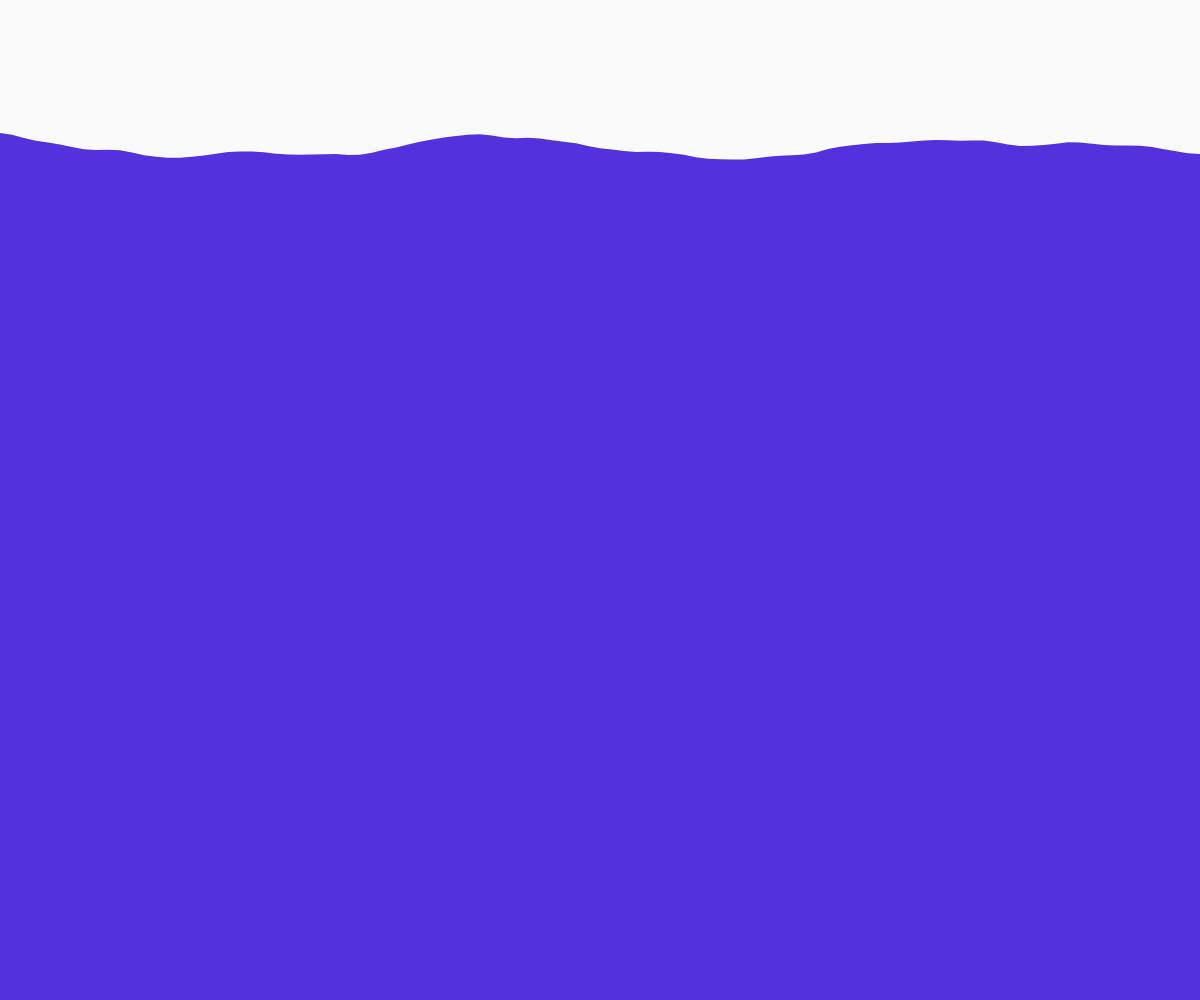
Frame 1 (no input)
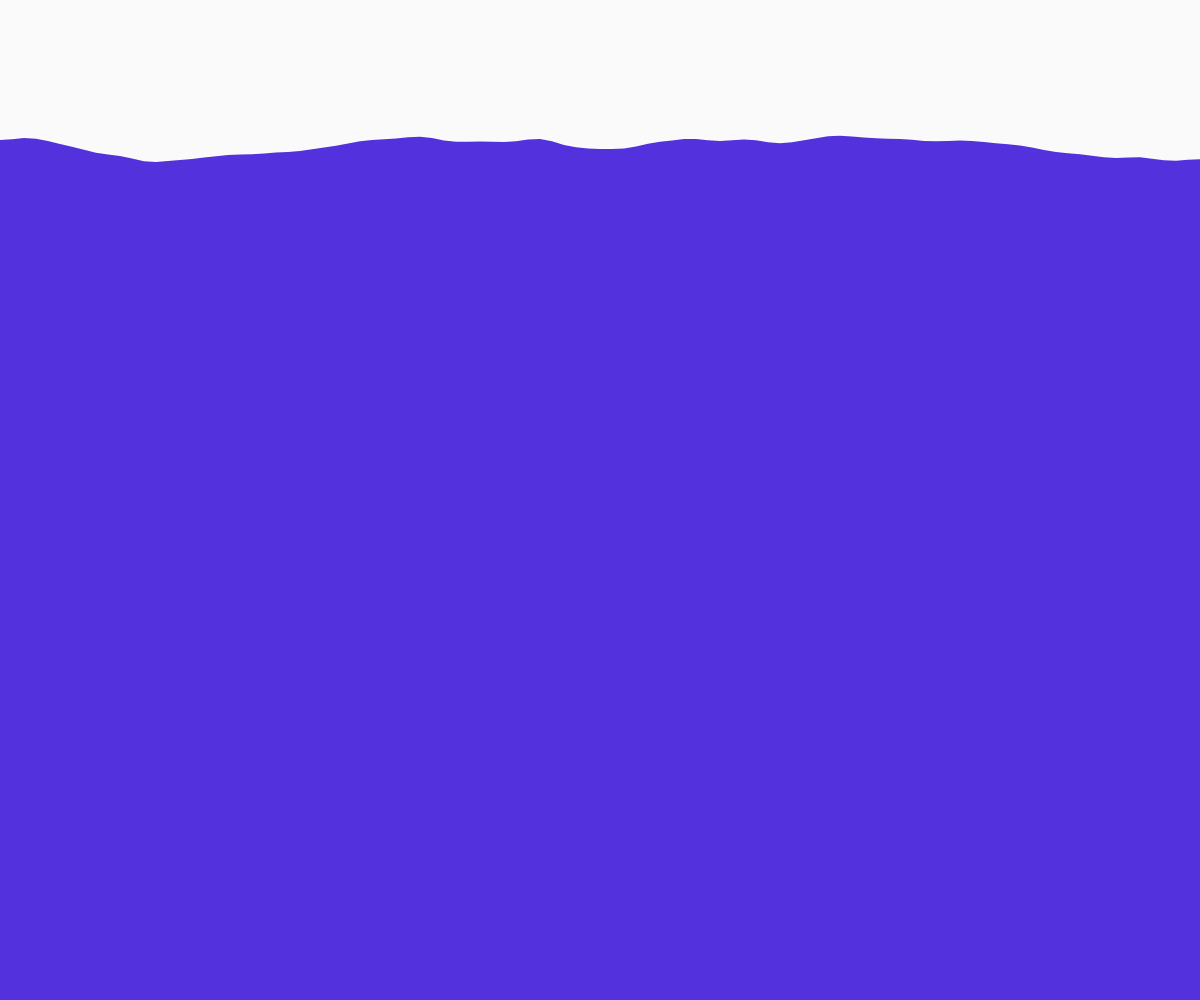
Frame 60 (no input)
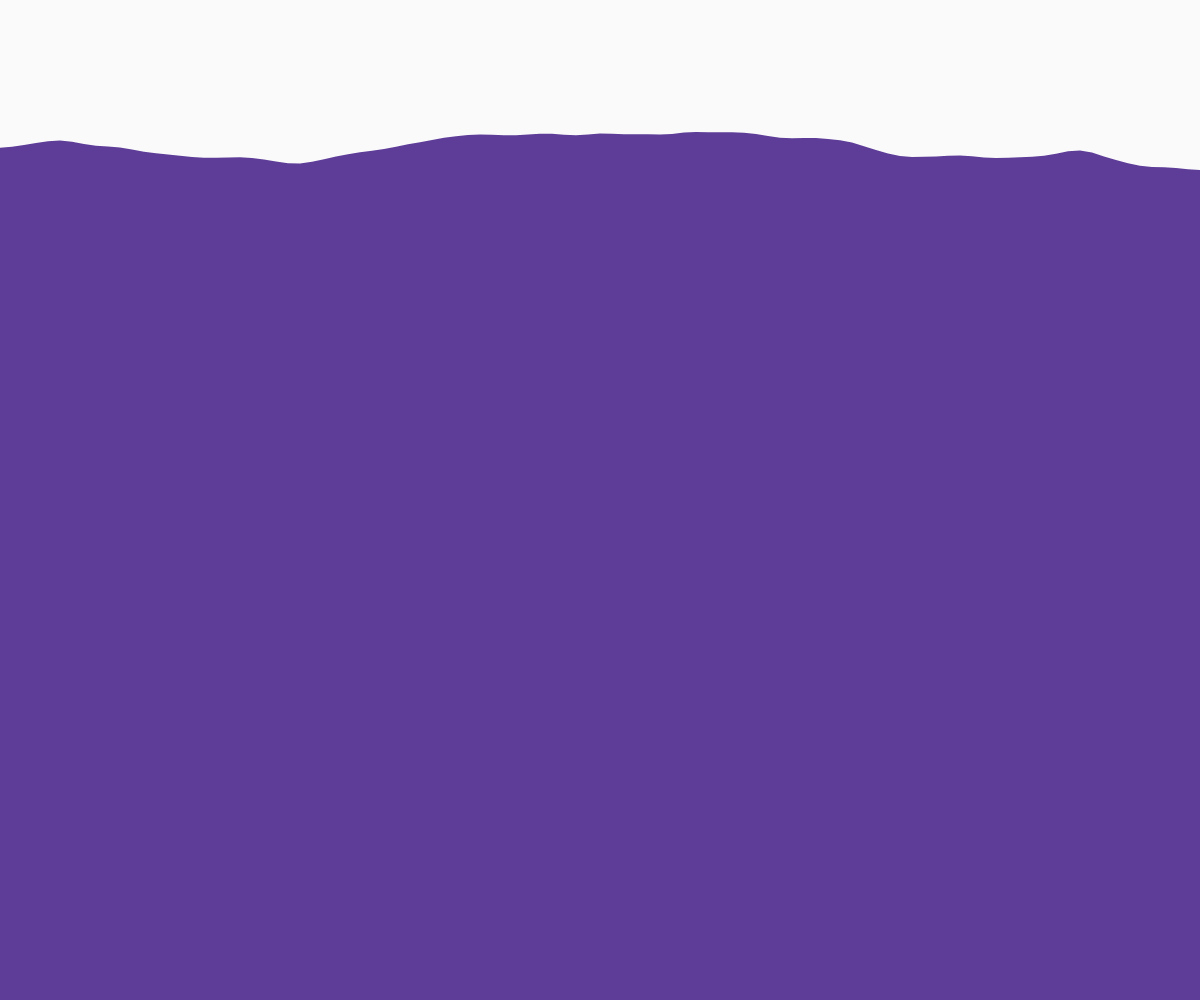
Frame 120 (the mouse pressed at the canvas centre since frame 60)

The p5.js sketch that drew these frames (run headless with seeded random() and noise() and a simulated clock; from frame 60 on, the mouse is pressed at the canvas centre):

// p5.js sketch
// ── sketch.js
var yoff = 0.0;        // 2nd dimension of perlin noise repush
var r, g, b;

function setup() {
  createCanvas(windowWidth,windowHeight);
  r = random(80);
  g = random(80);
  b = random(100,255);
  a = random(200,255)

}

function draw() {
  background(250,250,250);
  let width = windowWidth;
  let height= windowHeight;
  fill(r,g,b,a);
  noStroke();
  // We are going to draw a polygon out of the wave points
  beginShape();

  var xoff = 0;       // Option #1: 2D Noise
  // var xoff = yoff; // Option #2: 1D Noise

  // Iterate over horizontal pixels
  for (var x = 0; x <= width; x += 12) {
    // Calculate a y value according to noise, map to

    // Option #1: 2D Noise
    var y = map(noise(xoff, yoff), 0, 1, (windowWidth*.15),(windowHeight*.11));

    // Option #2: 1D Noise
    // var y = map(noise(xoff), 0, 1, 200,300);

    // Set the vertex
    vertex(x, y);
    // Increment x dimension for noise
    xoff += 0.05;
  }
  // increment y dimension for noise
  yoff += 0.01;
  vertex(width, height);
  vertex(0, height);
  endShape(CLOSE);
}

function mousePressed() {
  r = random(80);
  g = random(80);
  a = random(200,255)
  b = random(120,200)
}
function windowResized() {
    resizeCanvas(windowWidth, windowHeight);
}
